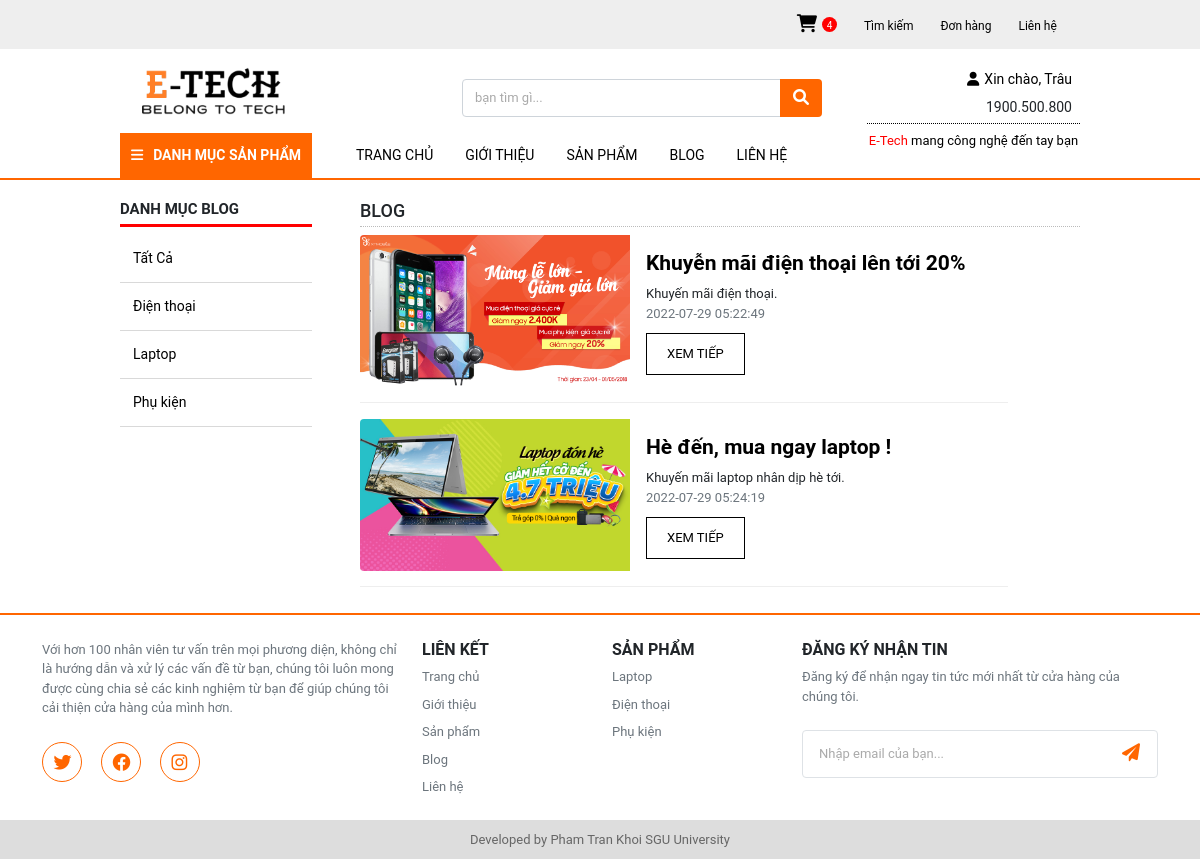
Page /user/blog (signed in) on the committed database.
### tables this page shows
CREATE TABLE `user` (
  `id_user` int(11) NOT NULL,
  `first_name` varchar(50) NOT NULL,
  `last_name` varchar(50) NOT NULL,
  `email` varchar(250) NOT NULL,
  `password` varchar(250) NOT NULL,
  `gender` varchar(50) NOT NULL,
  `status` int(1) NOT NULL,
  `phone_number` varchar(50) NOT NULL,
  `address` varchar(250) NOT NULL,
  `avatar` varchar(250) NOT NULL
);

CREATE TABLE `category` (
  `id_category` int(11) NOT NULL,
  `name_category` varchar(250) NOT NULL,
  `fold_img` varchar(250) NOT NULL
);

CREATE TABLE `blog` (
  `id_blog` int(11) NOT NULL,
  `id_category` int(11) NOT NULL,
  `title_blog` varchar(50) NOT NULL,
  `main_img` varchar(250) NOT NULL,
  `sub_recommend` varchar(50) NOT NULL,
  `time_create` datetime NOT NULL,
  `content` text NOT NULL
);

### user/mvc/core/controller.php (called while the page is built, shortened)
<?php
    class controller{
        function model($model){
            return new $model;
        }
        function view($view, $data =  []){
            require_once "./mvc/views/".$view.".php";
        }
    }
?>

### user/mvc/controllers/blog.php (called while the page is built, shortened)
<?php
    class blog extends controller{
        function __construct(){
            $this->userModel = $this->model("userModel");
            $this->categoryModel = $this->model("categoryModel");
            $this->blogModel = $this->model("blogModel");
            $this->cartModel = $this->model("cartModel");
            $this->header = "";
            $this->total_quantity_cart = "";
            if(isset($_SESSION["email_user"]))
            {
                $this->header = $this->userModel->get_info($_SESSION["email_user"]);
                $this->total_quantity_cart = $this->cartModel->quantity_cart_user($_SESSION["email_user"]);
            }
        }
        function index(){
            $this->view("pages/master",["view"=>"blog/index.php",
                                        "header"=>$this->header,
                                        "all_blog"=>$this->blogModel->get_all_blog(),
                                        "category_blog"=>$this->categoryModel->get_all_category(),
                                        "total_quantity_cart"=>$this->total_quantity_cart]);
        }
    }
?>

### user/mvc/core/app.php (called while the page is built, shortened)
<?php
    class app{
        protected $action="index";
        function __construct(){
            $arr = $this->urlProcess();
            if(isset($arr[0])){
                if( file_exists("./mvc/controllers/".$arr[0].".php")){
                    $this->controller = $arr[0];
                unset($arr[0]);
                }
            }
            $this->controller = new $this->controller;
            $this->param=$arr?array_values($arr):[];
            call_user_func_array([$this->controller, $this->action], $this->param);
        }
        function urlProcess(){
            if( isset($_GET["url"]) ){
                $cleanUrl=filter_var(trim($_GET["url"],"/"));
                return explode("/", $cleanUrl);
            }
        }
    }
?>

### user/index.php (called while the page is built, shortened)
<?php
    $myApp = new app();
?>

### user/mvc/core/connectDB.php (called while the page is built, shortened)
<?php
    class connectDB{
        public $servername = "localhost";
        public $username = "root";
        public $password = "";
        function __construct(){
            $this->con = mysqli_connect($this->servername, $this->username, $this->password);
        }
    }
?>

### user/mvc/models/userModel.php (called while the page is built, shortened)
<?php
    class userModel extends connectDB{
        function get_info($email){
            $sql = "SELECT * FROM user WHERE email = '".$email."'";
            return mysqli_query($this->con, $sql);
        }
    }
?>

### user/mvc/models/cartModel.php (called while the page is built, shortened)
<?php
    class cartModel extends connectDB{
        function quantity_cart_user($email){
            $sql = "SELECT * FROM cart WHERE email_user = '".$email."'";
            $result = mysqli_query($this->con, $sql);
            return mysqli_num_rows($result);
        }
    }
?>

### user/mvc/models/blogModel.php (called while the page is built, shortened)
<?php
    class blogModel extends connectDB{
        function get_all_blog(){
            $sql = "SELECT * FROM blog";
            return mysqli_query($this->con, $sql);
        }
    }
?>

### user/mvc/models/categoryModel.php (called while the page is built, shortened)
<?php
    class categoryModel extends connectDB{
        function get_all_category(){
            $sql = "SELECT * FROM category";
            return mysqli_query($this->con, $sql);
        }
    }
?>

### user/mvc/views/blog/index.php (the view)
<div class="blog">
    <?php require_once "./mvc/views/blog/category-blog.php" ?>
    <div class="blog-content">
        <h3>BLOG</h3>
        <?php
            while( $row = mysqli_fetch_array($data["all_blog"]) )
            {
        ?>
        <div class="card mb-3 blog-content-card">
            <div class="row g-0">
                <div class="col-md-5">
                    <img src="../images/blog/<?php echo $row["main_img"] ?>" class="img-fluid rounded-start" alt="...">
                </div>
                <div class="col-md-7">
                    <div class="card-body">
                        <h5 class="card-title"><?php echo $row["title_blog"] ?></h5>
                        <p class="card-text"><?php echo $row["sub_recommend"] ?></p>
                        <p class="card-text"><small class="text-muted style-text-muted"><?php echo $row["time_create"] ?></small></p>
                        <a href="blog/detailblog/<?php echo $row["id_blog"] ?>" class="style-button-blog">XEM TIẾP</a>
                    </div>
                </div>
            </div>
        </div>
        <?php
            }
        ?>
    </div>
</div>

### user/mvc/views/header/index.php (shortened to what this page needs)
<div class="header">
    <div class="top-header">
        <ul>
            <li><a href="cart"><i class="fa-solid fa-cart-shopping icon-cart"></i><?php if(isset($_SESSION["email_user"])) { ?><p class="quantity-cart"><?php echo $data["total_quantity_cart"] ?></p><?php } ?></a></li>
            <li><a href="#">Tìm kiếm</a></li>
            <li><a href="order">Đơn hàng</a></li>
            <li><a href="contact">Liên hệ</a></li>
        </ul>
    </div>
    <div class="mid-header">
        <div class="mid-header-logo">
            <a href="home"><img src="../images/logo.png"></a>
        </div>
        <div class="mid-header-search">
            <div class="input-group input-search">
                <input type="search" class="form-control" placeholder="bạn tìm gì..." aria-label="Search" aria-describedby="search-addon" />
                <button type="button" class="btn input-search-button"><i class="fa-solid fa-magnifying-glass"></i></button>
            </div>
        </div>
        <div class="mid-header-log-in-out">
            <div class="div-log-in-out">
                <div class="log-in-out">
                    <ul>
                        <?php
                        if(!isset($_SESSION["email_user"]))
                        {
                        ?>
                        <li><a href="login">ĐĂNG NHẬP</a></li>
                        <li><a href="register">ĐĂNG KÝ</a></li>
                        <?php
                        }else if(isset($_SESSION["email_user"]))
                        {
                            while($row = mysqli_fetch_array($data["header"]))
                            {
                        ?>
                        <li>
                            <a href="order" class="hover-div-user">
                                <i class="fa-solid fa-user"></i>Xin chào, <?php echo $row["last_name"] ?>
                            </a>
                        </li>
                        <?php
                            }
                        }
                        ?>
                        <li>1900.500.800</li>
                    </ul>
                </div>
                <div class="line">
                    <p>
                        <span>E-Tech</span> mang công nghệ đến tay bạn
                    </p>
                </div>
            </div>
        </div>
    </div>
    <div class="bottom-header">
        <div class="menu dropdown">
            <button class="dropdown-toggle button-dropdown" type="button" id="dropdownMenuButton" data-bs-toggle="dropdown" aria-haspopup="true" aria-expanded="false">
                <i class="fa-solid fa-bars"></i>DANH MỤC SẢN PHẨM
            </button>
        </div>
        <ul>
            <li><a href="home">TRANG CHỦ</a></li>
            <li><a href="recommend">GIỚI THIỆU</a></li>
            <li><a href="products">SẢN PHẨM</a></li>
            <li><a href="blog">BLOG</a></li>
            <li><a href="contact">LIÊN HỆ</a></li>
        </ul>
    </div>
</div>

### user/mvc/views/blog/category-blog.php
<div class="blog-menu">
    <h3>DANH MỤC BLOG</h3>
    <ul>
    <li><a href="blog/">Tất Cả</a></li>
        <?php
            while( $row = mysqli_fetch_array($data["category_blog"]) )
            {
        ?>
        <li><a href="blog/typeblog/<?php echo $row["name_category"] ?>"><?php echo $row["name_category"] ?></a></li>
        <?php
            }
        ?>
    </ul>
</div>

### user/public/css/myStyle.css (style rules this page uses)
* { font-family: 'Roboto', sans-serif; margin: 0; padding: 0; }
body { background-color: #ffffff; }
.card { background: #fff; box-shadow: 0 6px 10px rgba(0, 0, 0, .08), 0 0 6px rgba(0, 0, 0, .05); transition: .3s transform cubic-bezier(.155, 1.105, .295, 1.12), .3s box-shadow, .3s -webkit-transform cubic-bezier(.155, 1.105, .295, 1.12); border: 1px solid #ffffff; }
.card-title { width: 100%; float: left; text-align: center; font-size: 15px; font-weight: 400; text-decoration: none; color: #000000; cursor: pointer; }
.blog { float: left; width: 100%; margin-top: 10px; }
.blog p { font-size: 13px; padding: 0; margin: 0; }
.blog .blog-menu { width: 20%; float: left; background-color: #FFFFFF; }
.blog .blog-menu h3 { padding-bottom: 6px ; font-size: 15px; border-bottom: 3px solid #ff0000; text-transform: uppercase; font-weight: bold; }
.blog .blog-menu ul { width: 100%; list-style: none; float: left; margin: 0; padding: 0; font-size: 14px; }
.blog .blog-menu ul li { padding: 13px; border-bottom: 0.5px solid rgba(0,0,0,.15); cursor: pointer; float: left; width: 100%; }
.blog .blog-menu ul li a { text-decoration: none; color: #000000; float: left; width: 100%; }
.blog .blog-content { width: 75%; margin-left: 5%; float: left; }
.blog .blog-content h3 { padding-bottom: 5px; text-transform: uppercase; font-size: 18px; border-bottom: 1px dotted #BBBBBB; }
.blog .blog-content-card { width: 90%; float: left; border: none; box-shadow: none; border-radius: 0; padding:0px 0 15px 0; border-bottom: 1px solid #EEEEEE; }
.blog .blog-content .blog-content-card img { height: 100%; width: 100%; border-radius: 0; }
.blog-content .blog-content-card .card-title { font-size: 21px; font-weight: bold; text-align: start; }
.style-text-muted { font-size: 13px; margin-top: 5px; }
.blog .blog-content .blog-content-card .style-button-blog { text-decoration: none; color: #000000; font-size: 13px; float: left; margin-top: 10px; cursor: pointer; border: 1px solid #000000; background-color: #FFFFFF; padding: 10px 20px 10px 20px; }

### user/public/css/footer.css (style rules this page uses)
.form-control::placeholder { font-size: 0.95rem; color: #aaa; font-style: italic; }

### rows in the picture
user: last_name "Trâu"
category: name_category "Điện thoại"
category: name_category "Laptop"
category: name_category "Phụ kiện"
blog: main_img (picture), title_blog "Khuyễn mãi điện thoại lên tới 20%", sub_recommend "Khuyến mãi điện thoại.", time_create "2022-07-29 05:22:49"
blog: main_img (picture), title_blog "Hè đến, mua ngay laptop !", sub_recommend "Khuyến mãi laptop nhân dịp hè tới.", time_create "2022-07-29 05:24:19"

### other values in the picture
$data["total_quantity_cart"] "4"
